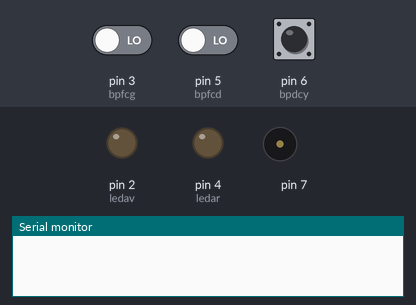
Simulated run of this sketch. Board: Arduino Uno, built with avr-gcc and run on an emulated ATmega328P. Shown: output pins drawn as LEDs (lit = HIGH), buzzer (waves = sounding), the last lines printed to the serial monitor. Inputs (shaded band) come from the test bench; at power-on: pin 6 (bpdcy) HIGH, pin 5 (bpfcd) LOW, pin 3 (bpfcg) LOW.

Above: at 1.2 s.
1.3 s: pin 6 (bpdcy) pulsed LOW 2 times (0.12 s each, 0.3 s apart)
At 2.1 s:
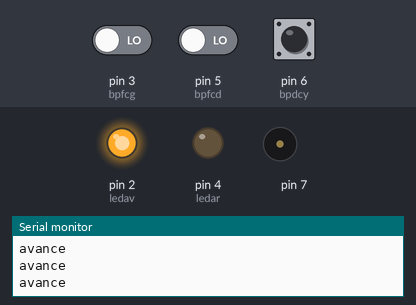
3.4 s: pin 5 (bpfcd) driven HIGH
At 4.49 s:
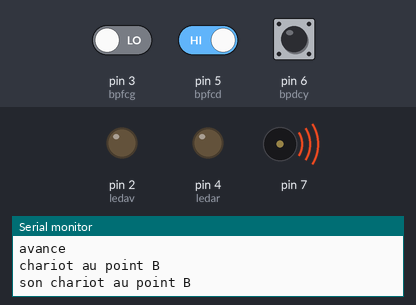
6.4 s: pin 5 (bpfcd) driven LOW
At 7.7 s:
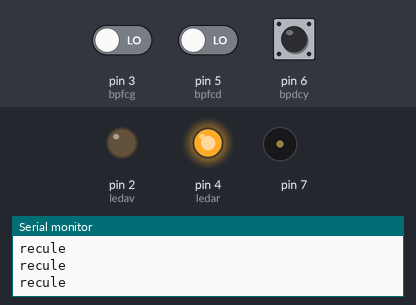
8.3 s: pin 3 (bpfcg) driven HIGH
At 9.2 s:
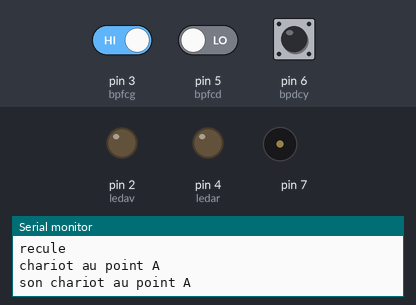
11.3 s: pin 3 (bpfcg) driven LOW and pin 6 (bpdcy) driven LOW
At 12.3 s:
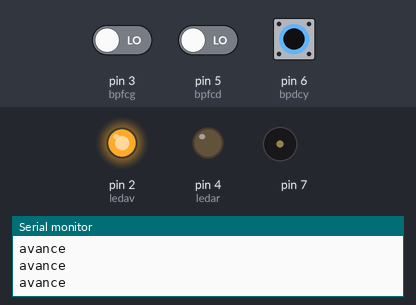
Timing chart, 0 to 14.3 s (numbered marks = the images above; inputs shaded):
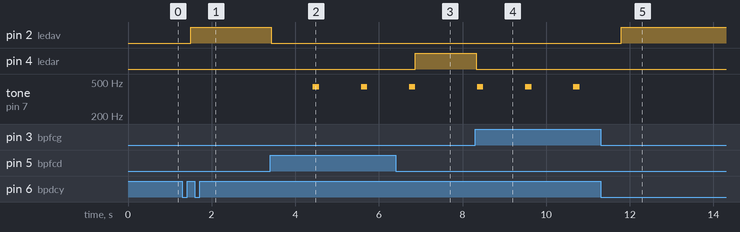

Measured:
- after the input at 1.3 s, pin 2 (ledav): LOW → HIGH after 0.20 s
- after the input at 3.4 s, pin 2 (ledav): HIGH → LOW at once; tone on pin 7: alternates 440 Hz for 0.15 s and silent for 1.0 s, starting after 1.0 s
- after the input at 6.4 s, pin 4 (ledar): LOW → HIGH after 0.47 s; tone on pin 7: goes on until 6.9 s, then stays silent
- after the input at 8.3 s, pin 4 (ledar): HIGH → LOW at once; tone on pin 7: alternates 440 Hz for 0.15 s and silent for 1.0 s, starting after 0.05 s
- after the input at 11.3 s, pin 2 (ledav): LOW → HIGH after 0.50 s; tone on pin 7: stops changing and stays silent

The sketch:

V3.1.0.ino
```cpp
int ledav =2;
int ledar =4;
int bpfcg =3;
int bpfcd =5;
int bpdcy =6;
int son_ab =7;
int son_dcy =8;


void setup()
{
pinMode(ledav,OUTPUT) ;
pinMode(ledar,OUTPUT) ;
pinMode(bpfcg,INPUT) ;
pinMode(bpfcd,INPUT) ;
pinMode(bpdcy,INPUT) ;
Serial.begin(9600);
}

void loop()
{
  digitalWrite(ledar , LOW) ;
  digitalWrite(ledav , LOW) ;
  while(digitalRead(bpdcy) == LOW)
  {
    while(digitalRead(bpdcy) == LOW)
      {
        delay(100);
      }
      while(digitalRead(bpdcy) == HIGH)
      {
        Serial.println("démarrage programme");
        digitalWrite(ledav,HIGH);
      }
     for(int i=0;i<=2;i++)
    {
      Serial.println("aller-retour n°");
      Serial.println(i);
      digitalWrite(ledar,LOW);
      digitalWrite(ledav ,LOW);

      while(digitalRead(bpfcd) == LOW)
      {
        digitalWrite(ledav,HIGH);
        Serial.println("avance");
      }
      while(digitalRead(bpfcd) == HIGH)
      {
        Serial.println("chariot au point B");
        digitalWrite(ledav,LOW);
        digitalWrite(ledar,LOW);
        delay(1000);
        Serial.println("son chariot au point B");
        tone(7,440);
        delay(150);
        tone(7,440);
        noTone(7);
        digitalWrite(ledar,HIGH);
      }
      while(digitalRead(bpfcg) == LOW)
      {
        digitalWrite(ledav,LOW);
        digitalWrite(ledar,HIGH);
        Serial.println("recule");
      }
      while(digitalRead(bpfcg) == HIGH)
      {
        Serial.println("chariot au point A");
        digitalWrite(ledav,LOW);
        digitalWrite(ledar,LOW);
        Serial.println("son chariot au point A");
        tone(7,440);
        delay(150);
        tone(7,440);
        noTone(7);
        delay(1000);
      }
    }
    Serial.println("son chariot qui a fini un cycle");
    tone(8,880);
    delay(150);
    tone(8,880);
    delay(150);
    tone(8,880);
    noTone(8);
  }
}
```
